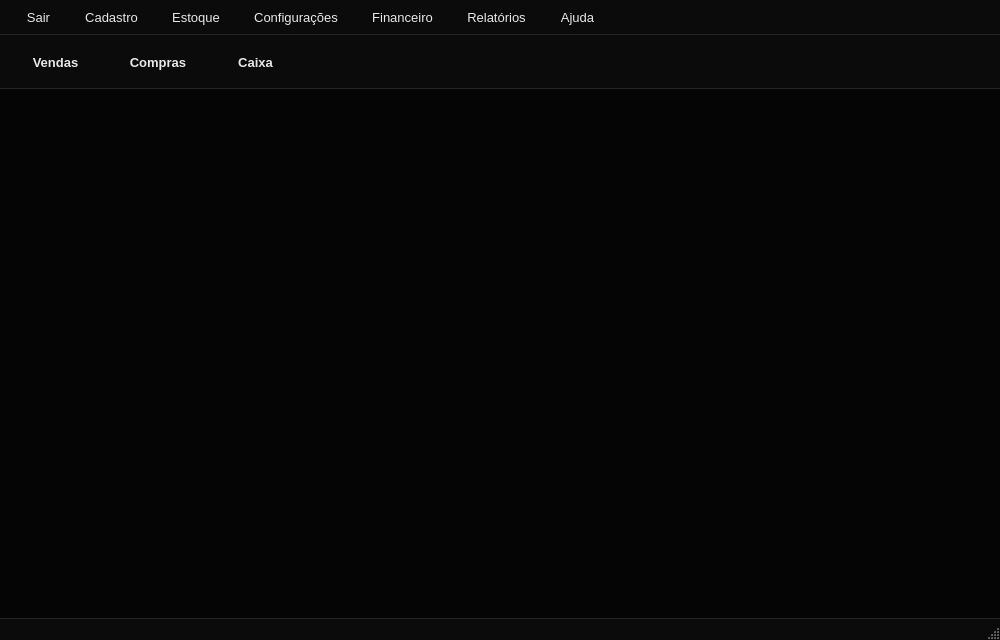
<?xml version="1.0" encoding="UTF-8"?>
<ui version="4.0">
 <class>MainWindow</class>
 <widget class="QMainWindow" name="MainWindow">
  <property name="geometry">
   <rect>
    <x>0</x>
    <y>0</y>
    <width>1000</width>
    <height>640</height>
   </rect>
  </property>
  <property name="minimumSize">
   <size>
    <width>800</width>
    <height>520</height>
   </size>
  </property>
  <property name="windowTitle">
   <string>ERP - Sistema de Gestão Empresarial</string>
  </property>
  <property name="palette">
   <palette>
    <active>
     <colorrole role="WindowText">
      <brush brushstyle="SolidPattern">
       <color alpha="255">
        <red>232</red>
        <green>232</green>
        <blue>232</blue>
       </color>
      </brush>
     </colorrole>
     <colorrole role="Button">
      <brush brushstyle="SolidPattern">
       <color alpha="255">
        <red>26</red>
        <green>26</green>
        <blue>26</blue>
       </color>
      </brush>
     </colorrole>
     <colorrole role="Text">
      <brush brushstyle="SolidPattern">
       <color alpha="255">
        <red>245</red>
        <green>245</green>
        <blue>245</blue>
       </color>
      </brush>
     </colorrole>
     <colorrole role="ButtonText">
      <brush brushstyle="SolidPattern">
       <color alpha="255">
        <red>232</red>
        <green>232</green>
        <blue>232</blue>
       </color>
      </brush>
     </colorrole>
     <colorrole role="Base">
      <brush brushstyle="SolidPattern">
       <color alpha="255">
        <red>20</red>
        <green>20</green>
        <blue>20</blue>
       </color>
      </brush>
     </colorrole>
     <colorrole role="AlternateBase">
      <brush brushstyle="SolidPattern">
       <color alpha="255">
        <red>19</red>
        <green>19</green>
        <blue>19</blue>
       </color>
      </brush>
     </colorrole>
     <colorrole role="Window">
      <brush brushstyle="SolidPattern">
       <color alpha="255">
        <red>5</red>
        <green>5</green>
        <blue>5</blue>
       </color>
      </brush>
     </colorrole>
     <colorrole role="Highlight">
      <brush brushstyle="SolidPattern">
       <color alpha="255">
        <red>119</red>
        <green>119</green>
        <blue>119</blue>
       </color>
      </brush>
     </colorrole>
     <colorrole role="HighlightedText">
      <brush brushstyle="SolidPattern">
       <color alpha="255">
        <red>255</red>
        <green>255</green>
        <blue>255</blue>
       </color>
      </brush>
     </colorrole>
     <colorrole role="PlaceholderText">
      <brush brushstyle="SolidPattern">
       <color alpha="255">
        <red>119</red>
        <green>119</green>
        <blue>119</blue>
       </color>
      </brush>
     </colorrole>
    </active>
    <inactive>
     <colorrole role="WindowText">
      <brush brushstyle="SolidPattern">
       <color alpha="255">
        <red>232</red>
        <green>232</green>
        <blue>232</blue>
       </color>
      </brush>
     </colorrole>
     <colorrole role="Button">
      <brush brushstyle="SolidPattern">
       <color alpha="255">
        <red>26</red>
        <green>26</green>
        <blue>26</blue>
       </color>
      </brush>
     </colorrole>
     <colorrole role="Text">
      <brush brushstyle="SolidPattern">
       <color alpha="255">
        <red>245</red>
        <green>245</green>
        <blue>245</blue>
       </color>
      </brush>
     </colorrole>
     <colorrole role="ButtonText">
      <brush brushstyle="SolidPattern">
       <color alpha="255">
        <red>232</red>
        <green>232</green>
        <blue>232</blue>
       </color>
      </brush>
     </colorrole>
     <colorrole role="Base">
      <brush brushstyle="SolidPattern">
       <color alpha="255">
        <red>20</red>
        <green>20</green>
        <blue>20</blue>
       </color>
      </brush>
     </colorrole>
     <colorrole role="AlternateBase">
      <brush brushstyle="SolidPattern">
       <color alpha="255">
        <red>19</red>
        <green>19</green>
        <blue>19</blue>
       </color>
      </brush>
     </colorrole>
     <colorrole role="Window">
      <brush brushstyle="SolidPattern">
       <color alpha="255">
        <red>5</red>
        <green>5</green>
        <blue>5</blue>
       </color>
      </brush>
     </colorrole>
     <colorrole role="Highlight">
      <brush brushstyle="SolidPattern">
       <color alpha="255">
        <red>119</red>
        <green>119</green>
        <blue>119</blue>
       </color>
      </brush>
     </colorrole>
     <colorrole role="HighlightedText">
      <brush brushstyle="SolidPattern">
       <color alpha="255">
        <red>255</red>
        <green>255</green>
        <blue>255</blue>
       </color>
      </brush>
     </colorrole>
     <colorrole role="PlaceholderText">
      <brush brushstyle="SolidPattern">
       <color alpha="255">
        <red>119</red>
        <green>119</green>
        <blue>119</blue>
       </color>
      </brush>
     </colorrole>
    </inactive>
    <disabled>
     <colorrole role="WindowText">
      <brush brushstyle="SolidPattern">
       <color alpha="255">
        <red>102</red>
        <green>102</green>
        <blue>102</blue>
       </color>
      </brush>
     </colorrole>
     <colorrole role="Button">
      <brush brushstyle="SolidPattern">
       <color alpha="255">
        <red>26</red>
        <green>26</green>
        <blue>26</blue>
       </color>
      </brush>
     </colorrole>
     <colorrole role="Text">
      <brush brushstyle="SolidPattern">
       <color alpha="255">
        <red>102</red>
        <green>102</green>
        <blue>102</blue>
       </color>
      </brush>
     </colorrole>
     <colorrole role="ButtonText">
      <brush brushstyle="SolidPattern">
       <color alpha="255">
        <red>102</red>
        <green>102</green>
        <blue>102</blue>
       </color>
      </brush>
     </colorrole>
     <colorrole role="Base">
      <brush brushstyle="SolidPattern">
       <color alpha="255">
        <red>20</red>
        <green>20</green>
        <blue>20</blue>
       </color>
      </brush>
     </colorrole>
     <colorrole role="AlternateBase">
      <brush brushstyle="SolidPattern">
       <color alpha="255">
        <red>19</red>
        <green>19</green>
        <blue>19</blue>
       </color>
      </brush>
     </colorrole>
     <colorrole role="Window">
      <brush brushstyle="SolidPattern">
       <color alpha="255">
        <red>5</red>
        <green>5</green>
        <blue>5</blue>
       </color>
      </brush>
     </colorrole>
     <colorrole role="Highlight">
      <brush brushstyle="SolidPattern">
       <color alpha="255">
        <red>119</red>
        <green>119</green>
        <blue>119</blue>
       </color>
      </brush>
     </colorrole>
     <colorrole role="HighlightedText">
      <brush brushstyle="SolidPattern">
       <color alpha="255">
        <red>255</red>
        <green>255</green>
        <blue>255</blue>
       </color>
      </brush>
     </colorrole>
     <colorrole role="PlaceholderText">
      <brush brushstyle="SolidPattern">
       <color alpha="255">
        <red>119</red>
        <green>119</green>
        <blue>119</blue>
       </color>
      </brush>
     </colorrole>
    </disabled>
   </palette>
  </property>
  <property name="styleSheet">
   <string notr="true">#MainWindow {
    background-color: #050505;
}

QWidget {
    font-family: "Segoe UI", "DejaVu Sans", "Noto Sans", sans-serif;
    font-size: 10pt;
}

#centralwidget {
    background-color: #050505;
}

/* ---------- Barra de menus ---------- */
QMenuBar {
    background-color: #0b0b0b;
    color: #e8e8e8;
    border-bottom: 1px solid #262626;
    padding: 3px 6px;
}

QMenuBar::item {
    background: transparent;
    padding: 7px 14px;
    border-radius: 6px;
}

QMenuBar::item:selected {
    background-color: #222222;
    color: #ffffff;
}

QMenuBar::item:pressed {
    background-color: #2e2e2e;
}

QMenu {
    background-color: #111111;
    color: #e8e8e8;
    border: 1px solid #333333;
    border-radius: 8px;
    padding: 6px;
}

QMenu::item {
    padding: 8px 32px 8px 16px;
    border-radius: 6px;
}

QMenu::item:selected {
    background-color: #2a2a2a;
    color: #ffffff;
}

QMenu::item:disabled {
    color: #555555;
}

QMenu::separator {
    height: 1px;
    background: #2a2a2a;
    margin: 6px 8px;
}

/* ---------- Barra de ferramentas ---------- */
QToolBar {
    background-color: #0b0b0b;
    border: none;
    border-bottom: 1px solid #262626;
    spacing: 6px;
    padding: 6px 10px;
}

QToolBar::separator {
    background: #2a2a2a;
    width: 1px;
    margin: 4px 8px;
}

QToolButton {
    background-color: transparent;
    color: #e8e8e8;
    border: 1px solid transparent;
    border-radius: 8px;
    padding: 7px 16px;
    font-weight: bold;
}

QToolButton:hover {
    background-color: #1c1c1c;
    border: 1px solid #444444;
    color: #ffffff;
}

QToolButton:pressed {
    background-color: #2a2a2a;
}

/* ---------- Barra de status ---------- */
QStatusBar {
    background-color: #0b0b0b;
    color: #777777;
    border-top: 1px solid #262626;
}

QToolTip {
    background-color: #1a1a1a;
    color: #f5f5f5;
    border: 1px solid #444444;
    padding: 4px 8px;
}

/* ---------- Caixas de diálogo ---------- */
QMessageBox,
QDialog {
    background-color: #0d0d0d;
}

QMessageBox QLabel {
    color: #f0f0f0;
}</string>
  </property>
  <widget class="QWidget" name="centralwidget">
   <layout class="QVBoxLayout" name="centralLayout">
    <property name="spacing">
     <number>0</number>
    </property>
    <property name="leftMargin">
     <number>0</number>
    </property>
    <property name="topMargin">
     <number>0</number>
    </property>
    <property name="rightMargin">
     <number>0</number>
    </property>
    <property name="bottomMargin">
     <number>0</number>
    </property>
    <item>
     <widget class="QLabel" name="label">
      <property name="sizePolicy">
       <sizepolicy hsizetype="Ignored" vsizetype="Ignored">
        <horstretch>0</horstretch>
        <verstretch>0</verstretch>
       </sizepolicy>
      </property>
      <property name="text">
       <string />
      </property>
      <property name="alignment">
       <set>Qt::AlignCenter</set>
      </property>
      <property name="pixmap">
       <pixmap resource="ArquivosDeRecursos.qrc">:/imagens/logo/images/wallpaper-erp.png</pixmap>
      </property>
     </widget>
    </item>
   </layout>
  </widget>
  <widget class="QMenuBar" name="menubar">
   <property name="geometry">
    <rect>
     <x>0</x>
     <y>0</y>
     <width>841</width>
     <height>22</height>
    </rect>
   </property>
   <widget class="QMenu" name="menuClientes">
    <property name="title">
     <string>Sair</string>
    </property>
    <addaction name="actionSair_do_sistema" />
   </widget>
   <widget class="QMenu" name="menuClientes_2">
    <property name="title">
     <string>Cadastro</string>
    </property>
    <addaction name="actionCadastro_de_clientes" />
    <addaction name="actionCadastro_de_fornecedores" />
    <addaction name="actionCadastro_de_funcionarios" />
    <addaction name="actionCadastro_de_produtos" />
    <addaction name="actionCadastro_de_categorias" />
   </widget>
   <widget class="QMenu" name="menuFornecedores">
    <property name="title">
     <string>Estoque</string>
    </property>
    <addaction name="actionControle_de_estoque" />
    <addaction name="actionMovimentacao_de_estoque" />
   </widget>
   <widget class="QMenu" name="menuFinanceiro">
    <property name="title">
     <string>Configurações</string>
    </property>
    <addaction name="separator" />
    <addaction name="actionPermissao" />
    <addaction name="actionConfiguracoes" />
    <addaction name="actionLogs" />
   </widget>
   <widget class="QMenu" name="menuFinanceiro_2">
    <property name="title">
     <string>Financeiro</string>
    </property>
    <addaction name="actionModulo_financeiro" />
   </widget>
   <widget class="QMenu" name="menuRelatorios">
    <property name="title">
     <string>Relatórios</string>
    </property>
    <addaction name="actionRelatorios" />
   </widget>
   <widget class="QMenu" name="menuAjuda">
    <property name="title">
     <string>Ajuda</string>
    </property>
    <addaction name="actionSobre" />
   </widget>
   <addaction name="menuClientes" />
   <addaction name="menuClientes_2" />
   <addaction name="menuFornecedores" />
   <addaction name="menuFinanceiro" />
   <addaction name="menuFinanceiro_2" />
   <addaction name="menuRelatorios" />
   <addaction name="menuAjuda" />
  </widget>
  <widget class="QStatusBar" name="statusbar" />
  <widget class="QToolBar" name="toolBar">
   <property name="movable">
    <bool>false</bool>
   </property>
   <property name="iconSize">
    <size>
     <width>24</width>
     <height>24</height>
    </size>
   </property>
   <property name="toolButtonStyle">
    <enum>Qt::ToolButtonTextBesideIcon</enum>
   </property>
   <property name="floatable">
    <bool>false</bool>
   </property>
   <property name="windowTitle">
    <string>Atalhos</string>
   </property>
   <attribute name="toolBarArea">
    <enum>TopToolBarArea</enum>
   </attribute>
   <attribute name="toolBarBreak">
    <bool>false</bool>
   </attribute>
   <addaction name="actionVendas" />
   <addaction name="actionCompras" />
   <addaction name="actionCaixa" />
  </widget>
  <action name="actionSair_do_sistema">
   <property name="text">
    <string>Sair do Sistema</string>
   </property>
  </action>
  <action name="actionCadastro_de_clientes">
   <property name="text">
    <string>Cadastro de Clientes</string>
   </property>
  </action>
  <action name="actionCadastro_de_fornecedores">
   <property name="text">
    <string>Cadastro de Fornecedores</string>
   </property>
  </action>
  <action name="actionCadastro_de_funcionarios">
   <property name="text">
    <string>Cadastro de Funcionários</string>
   </property>
  </action>
  <action name="actionCadastro_de_produtos">
   <property name="text">
    <string>Cadastro de Produtos</string>
   </property>
  </action>
  <action name="actionCadastro_de_categorias">
   <property name="text">
    <string>Cadastro de Categorias</string>
   </property>
  </action>
  <action name="actionControle_de_estoque">
   <property name="text">
    <string>Controle de Estoque</string>
   </property>
  </action>
  <action name="actionMovimentacao_de_estoque">
   <property name="text">
    <string>Movimentação de Estoque</string>
   </property>
  </action>
  <action name="actionPermissao">
   <property name="text">
    <string>Permissões</string>
   </property>
  </action>
  <action name="actionConfiguracoes">
   <property name="text">
    <string>Configurações</string>
   </property>
  </action>
  <action name="actionModulo_financeiro">
   <property name="text">
    <string>Módulo Financeiro</string>
   </property>
  </action>
  <action name="actionCaixa">
   <property name="icon">
    <iconset resource="ArquivosDeRecursos.qrc">
     <normaloff>:/imagens/icones/images/caixa.png</normaloff>:/imagens/icones/images/caixa.png</iconset>
   </property>
   <property name="text">
    <string>Caixa</string>
   </property>
  </action>
  <action name="actionVendas">
   <property name="icon">
    <iconset resource="ArquivosDeRecursos.qrc">
     <normaloff>:/imagens/icones/images/vendas.png</normaloff>:/imagens/icones/images/vendas.png</iconset>
   </property>
   <property name="text">
    <string>Vendas</string>
   </property>
  </action>
  <action name="actionRelatorios">
   <property name="text">
    <string>Relatórios</string>
   </property>
  </action>
  <action name="actionSobre">
   <property name="text">
    <string>Sobre o Sistema</string>
   </property>
  </action>
  <action name="actionCompras">
   <property name="text">
    <string>Compras</string>
   </property>
  </action>
  <action name="actionLogs">
   <property name="text">
    <string>Logs de Auditoria</string>
   </property>
  </action>
 </widget>
 <resources>
  <include location="ArquivosDeRecursos.qrc" />
 </resources>
 <connections />
</ui>
